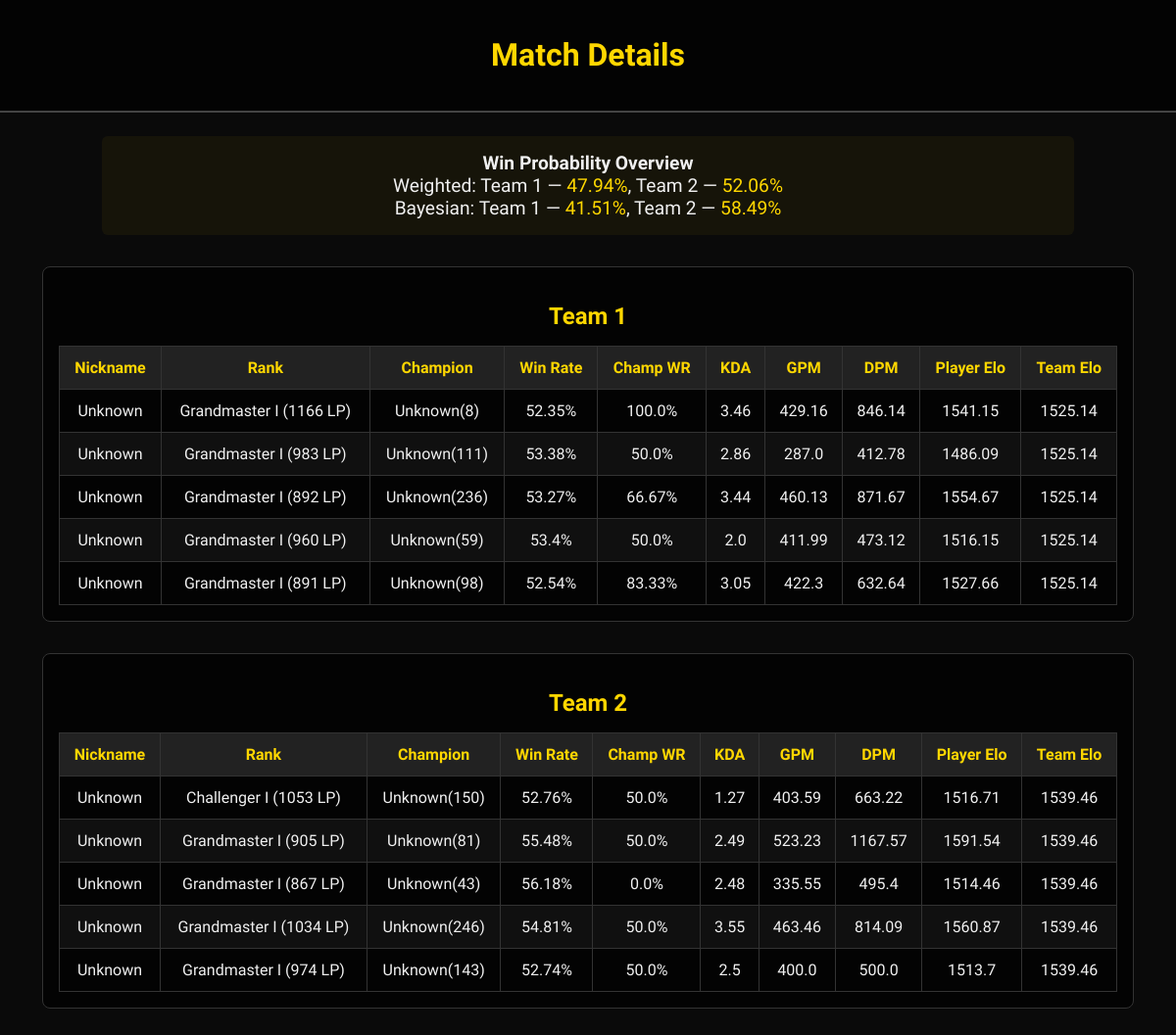
Screenshot of /match/12 with the database file from the repository.
### tables this page shows
CREATE TABLE matches (
            match_id INTEGER PRIMARY KEY AUTOINCREMENT,
            summoner TEXT NOT NULL,
            server TEXT NOT NULL,
            timestamp TEXT NOT NULL,
            team1_win_probability REAL,
            team2_win_probability REAL,
            team1_win_probability_bayes REAL,
            team2_win_probability_bayes REAL
        );

CREATE TABLE players (
            player_id INTEGER PRIMARY KEY AUTOINCREMENT,
            match_id INTEGER NOT NULL,
            nickname TEXT NOT NULL,
            champion TEXT NOT NULL,
            rank TEXT,
            general_winrate REAL,
            champion_winrate REAL,
            kda REAL,
            gold_per_minute REAL,
            damage_per_minute REAL,
            FOREIGN KEY (match_id) REFERENCES matches(match_id)
        );

### app.py (the view)
@app.route('/match/<int:match_id>')
def match_details(match_id):
    match = get_match_by_id(match_id)
    players = get_match_data(match_id)
    return render_template("match_details.html", match=match, players=players)

### database.py (called while the page is built)
def get_match_by_id(match_id):
    conn = sqlite3.connect(DB_PATH)
    cursor = conn.cursor()
    cursor.execute("""
        SELECT * FROM matches WHERE match_id = ?
    """, (match_id,))
    match = cursor.fetchone()
    conn.close()
    return match

### elo_calculator.py (called while the page is built)
def convert_rank_to_elo(rank_str):
    match = re.match(r"(\w+) (\d) \((\d+)LP\)", rank_str)
    if not match:
        return 1500  # Default for unranked
    tier, division, lp = match.groups()
    base = rank_values.get(tier, 1500)
    bonus = (4 - int(division)) * 50
    return base + bonus + int(lp)

def stat_influence(value, metric, weight):
    try:
        value = float(value)
    except:
        value = pop_means[metric]
    z = (value - pop_means[metric]) / pop_std[metric]
    return z * weight * 100  # influence in Elo units

def calculate_player_elo(player):
    rank_elo = convert_rank_to_elo(player.get("rank", "Unranked"))
    winrate_infl = stat_influence(player.get("general_winrate", 50), "win_rate", weights["win_rate"])
    kda_infl = stat_influence(player.get("kda", 2.5), "kda", weights["kda"])
    gpm_infl = stat_influence(player.get("gold_per_minute", 400), "gold_per_minute", weights["gold_per_minute"])
    dpm_infl = stat_influence(player.get("damage_per_minute", 500), "damage_per_minute", weights["damage_per_minute"])
    total_elo = rank_elo + winrate_infl + kda_infl + gpm_infl + dpm_infl
    return total_elo

### templates/match_details.html (shortened to what this page needs)
<!DOCTYPE html>
<html lang="en">
<head>
</head>
<body>
  <header>
    <h1>Match Details</h1>
  </header>
  <div class="overview">
    <strong>Win Probability Overview</strong><br>
    Weighted: Team 1 — <span style="color: gold;">{{ match[4] }}%</span>, Team 2 — <span style="color: gold;">{{ match[5] }}%</span><br>
    Bayesian: Team 1 — <span style="color: gold;">{{ match[6] }}%</span>, Team 2 — <span style="color: gold;">{{ match[7] }}%</span>
  </div>
  <div class="team-section">
    <h2>Team 1</h2>
    <table>
      <thead>
        <tr>
          <th>Nickname</th>
          <th>Rank</th>
          <th>Champion</th>
          <th>Win Rate</th>
          <th>Champ WR</th>
          <th>KDA</th>
          <th>GPM</th>
          <th>DPM</th>
          <th>Player Elo</th>
          <th>Team Elo</th>
        </tr>
      </thead>
      <tbody>
        {% for player in players[:5] %}
        <tr>
          <td>{{ player[0] }}</td>
          <td>{{ player[1] }}</td>
          <td>{{ player[2] }}</td>
          <td>{{ player[3] }}%</td>
          <td>{{ player[4] }}%</td>
          <td>{{ player[5] }}</td>
          <td>{{ player[6] }}</td>
          <td>{{ player[7] }}</td>
          <td>{{ player[8] }}</td>
          <td>{{ player[9] }}</td>
        </tr>
        {% endfor %}
      </tbody>
    </table>
  </div>
  <div class="team-section">
    <h2>Team 2</h2>
    <table>
      <thead>
        <tr>
          <th>Nickname</th>
          <th>Rank</th>
          <th>Champion</th>
          <th>Win Rate</th>
          <th>Champ WR</th>
          <th>KDA</th>
          <th>GPM</th>
          <th>DPM</th>
          <th>Player Elo</th>
          <th>Team Elo</th>
        </tr>
      </thead>
      <tbody>
        {% for player in players[5:] %}
        <tr>
          <td>{{ player[0] }}</td>
          <td>{{ player[1] }}</td>
          <td>{{ player[2] }}</td>
          <td>{{ player[3] }}%</td>
          <td>{{ player[4] }}%</td>
          <td>{{ player[5] }}</td>
          <td>{{ player[6] }}</td>
          <td>{{ player[7] }}</td>
          <td>{{ player[8] }}</td>
          <td>{{ player[9] }}</td>
        </tr>
        {% endfor %}
      </tbody>
    </table>
  </div>
</body>
</html>

### templates/match_details.html (style rules this page uses)
body { font-family: 'Beaufort for LOL', serif; margin: 0; background-color: #0a0a0a; color: #f0f0f0; background-size: cover; background-position: center; background-repeat: no-repeat; }
header { background-color: rgba(0, 0, 0, 0.7); padding: 1rem 2rem; border-bottom: 2px solid #444; text-align: center; }
h1 { color: gold; font-size: 2rem; }
.team-section { width: 90%; margin: 2rem auto; padding: 1rem; background-color: rgba(0, 0, 0, 0.7); border: 1px solid #333; border-radius: 8px; }
h2 { text-align: center; color: gold; margin-bottom: 1rem; }
.overview { text-align: center; font-size: 1.2rem; margin: 1.5rem auto; background-color: rgba(255, 215, 0, 0.05); padding: 1rem; border-radius: 6px; width: 80%; }
table { width: 100%; border-collapse: collapse; }
th, td { border: 1px solid #333; padding: 0.75rem; text-align: center; }
th { background-color: #222; color: gold; }
tr:nth-child(even) { background-color: rgba(255, 255, 255, 0.05); }

### rows the page displays
matches: team1_win_probability "47.94", team2_win_probability "52.06", team1_win_probability_bayes "41.51", team2_win_probability_bayes "58.49"
players: nickname "Unknown", rank "Grandmaster I (1166 LP)", champion "Unknown(8)", general_winrate "52.35", champion_winrate "100.0", kda "3.46", gold_per_minute "429.16", damage_per_minute "846.14", player "1541.15", player "1525.14"
players: nickname "Unknown", rank "Grandmaster I (983 LP)", champion "Unknown(111)", general_winrate "53.38", champion_winrate "50.0", kda "2.86", gold_per_minute "287.0", damage_per_minute "412.78", player "1486.09", player "1525.14"
players: nickname "Unknown", rank "Grandmaster I (892 LP)", champion "Unknown(236)", general_winrate "53.27", champion_winrate "66.67", kda "3.44", gold_per_minute "460.13", damage_per_minute "871.67", player "1554.67", player "1525.14"
players: nickname "Unknown", rank "Grandmaster I (960 LP)", champion "Unknown(59)", general_winrate "53.4", champion_winrate "50.0", kda "2.0", gold_per_minute "411.99", damage_per_minute "473.12", player "1516.15", player "1525.14"
players: nickname "Unknown", rank "Grandmaster I (891 LP)", champion "Unknown(98)", general_winrate "52.54", champion_winrate "83.33", kda "3.05", gold_per_minute "422.3", damage_per_minute "632.64", player "1527.66", player "1525.14"
players: nickname "Unknown", rank "Challenger I (1053 LP)", champion "Unknown(150)", general_winrate "52.76", champion_winrate "50.0", kda "1.27", gold_per_minute "403.59", damage_per_minute "663.22", player "1516.71", player "1539.46"
players: nickname "Unknown", rank "Grandmaster I (905 LP)", champion "Unknown(81)", general_winrate "55.48", champion_winrate "50.0", kda "2.49", gold_per_minute "523.23", damage_per_minute "1167.57", player "1591.54", player "1539.46"
players: nickname "Unknown", rank "Grandmaster I (867 LP)", champion "Unknown(43)", general_winrate "56.18", champion_winrate "0.0", kda "2.48", gold_per_minute "335.55", damage_per_minute "495.4", player "1514.46", player "1539.46"
players: nickname "Unknown", rank "Grandmaster I (1034 LP)", champion "Unknown(246)", general_winrate "54.81", champion_winrate "50.0", kda "3.55", gold_per_minute "463.46", damage_per_minute "814.09", player "1560.87", player "1539.46"
players: nickname "Unknown", rank "Grandmaster I (974 LP)", champion "Unknown(143)", general_winrate "52.74", champion_winrate "50.0", kda "2.5", gold_per_minute "400.0", damage_per_minute "500.0", player "1513.7", player "1539.46"
